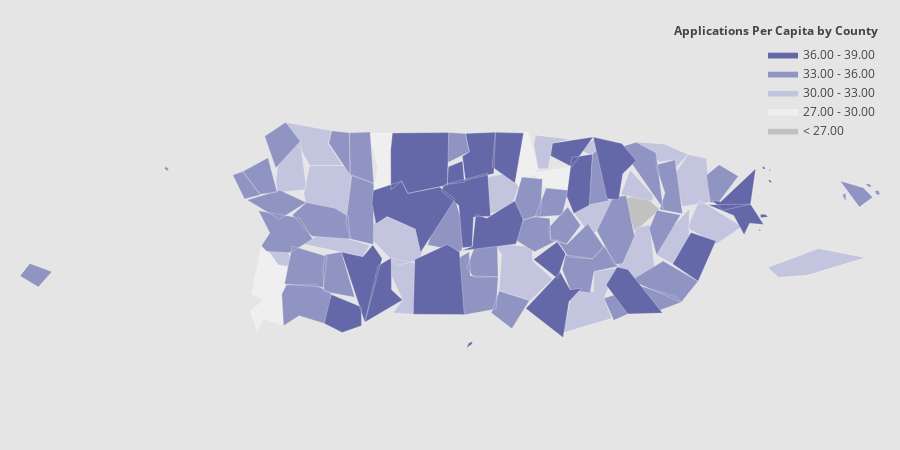

The cell this chart's notebook holds for it:
### Code cell
# Registrations Per Capita by County
values = registrationsPerCountyDf['registrationsPerCapita'].tolist()
fips = registrationsPerCountyDf['fips_code'].tolist()

endpts = list(np.mgrid[min(values):max(values):5j])
colorscale = [
    'rgb(193, 193, 193)',
    'rgb(239,239,239)',
    'rgb(195, 196, 222)',
    'rgb(144,148,194)',
    'rgb(101,104,168)',
    'rgb(65, 53, 132)'
]
registrationsPerCapitaFig = ff.create_choropleth(
    fips=fips, values=values, scope=['PR'], show_state_data=True,
    colorscale=colorscale, binning_endpoints=endpts, round_legend_values=True,
    plot_bgcolor='rgb(229,229,229)',
    paper_bgcolor='rgb(229,229,229)',
    legend_title='Applications Per Capita by County',
    county_outline={'color': 'rgb(255,255,255)', 'width': 0.25},
    exponent_format=True,
)
registrationsPerCapitaFig.layout.template = None
registrationsPerCapitaFig.show()

### Figure 1 — Plotly figure (JSON) as saved in the notebook; plotly's stock layout.template omitted (floating-point values rounded to 4 significant figures; data arrays with more than 128 entries replaced by an {"elided": "..."} marker saying what was removed)
{"data": [{"fill": "toself", "fillcolor": "rgb(193, 193, 193)", "hoverinfo": "none", "line": {"color": "rgb(255,255,255)", "width": 0.25}, "mode": "lines", "name": "< 27.00", "type": "scatter", "x": [-66.03, -65.97, -65.92, -66.0, -66.03, null], "y": [18.3, 18.31, 18.27, 18.21, 18.3, null]}, {"fill": "toself", "fillcolor": "rgb(239,239,239)", "hoverinfo": "none", "line": {"color": "rgb(255,255,255)", "width": 0.25}, "mode": "lines", "name": "27.00 - 30.00", "type": "scatter", "x": [-66.32, -66.2, -66.2, -66.28, -66.32, null, -67.22, -67.17, -67.21, -67.18, -67.1, -67.11, -67.17, -67.19, -67.22, null, -66.84, -66.76, -66.77, -66.83, -66.81, -66.84, null, -66.38, -66.35, -66.34, -66.3, -66.36, -66.38, null], "y": [18.37, 18.39, 18.32, 18.33, 18.37, null, 17.99, 18.02, 18.04, 18.17, 18.11, 17.95, 17.97, 17.93, 17.99, null, 18.48, 18.48, 18.32, 18.32, 18.39, 18.48, null, 18.35, 18.48, 18.49, 18.38, 18.33, 18.35, null]}, {"fill": "toself", "fillcolor": "rgb(195, 196, 222)", "hoverinfo": "none", "line": {"color": "rgb(255,255,255)", "width": 0.25}, "mode": "lines", "name": "30.00 - 33.00", "type": "scatter", "x": {"elided": "146 float values"}, "y": {"elided": "146 float values"}}, {"fill": "toself", "fillcolor": "rgb(144,148,194)", "hoverinfo": "none", "line": {"color": "rgb(255,255,255)", "width": 0.25}, "mode": "lines", "name": "33.00 - 36.00", "type": "scatter", "x": {"elided": "258 float values"}, "y": {"elided": "258 float values"}}, {"fill": "toself", "fillcolor": "rgb(101,104,168)", "hoverinfo": "none", "line": {"color": "rgb(255,255,255)", "width": 0.25}, "mode": "lines", "name": "36.00 - 39.00", "type": "scatter", "x": {"elided": "187 float values"}, "y": {"elided": "187 float values"}}, {"fill": "toself", "fillcolor": "rgb(65, 53, 132)", "hoverinfo": "none", "line": {"color": "rgb(255,255,255)", "width": 0.25}, "mode": "lines", "name": "> 39.00", "type": "scatter", "x": [], "y": []}, {"hoverinfo": "text", "legendgroup": "centroids", "marker": {"color": "white", "opacity": 0}, "mode": "markers", "name": "US Counties", "selected": {"marker": {"color": "white", "opacity": 1, "size": 3}}, "showlegend": false, "text": ["County: Culebra<br>State: Puerto Rico<br>FIPS: 72049<br>Value: 33.78", "County: Culebra<br>State: Puerto Rico<br>FIPS: 72049<br>Value: 33.78", "County: Culebra<br>State: Puerto Rico<br>FIPS: 72049<br>Value: 33.78", "County: Culebra<br>State: Puerto Rico<br>FIPS: 72049<br>Value: 33.78", "County: Ceiba<br>State: Puerto Rico<br>FIPS: 72037<br>Value: 37.67", "County: Ceiba<br>State: Puerto Rico<br>FIPS: 72037<br>Value: 37.67", "County: Ceiba<br>State: Puerto Rico<br>FIPS: 72037<br>Value: 37.67", "County: Fajardo<br>State: Puerto Rico<br>FIPS: 72053<br>Value: 38.59", "County: Fajardo<br>State: Puerto Rico<br>FIPS: 72053<br>Value: 38.59", "County: Fajardo<br>State: Puerto Rico<br>FIPS: 72053<br>Value: 38.59", "County: Fajardo<br>State: Puerto Rico<br>FIPS: 72053<br>Value: 38.59", "County: Mayagüez<br>State: Puerto Rico<br>FIPS: 72097<br>Value: 34.71", "County: Mayagüez<br>State: Puerto Rico<br>FIPS: 72097<br>Value: 34.71", "County: Mayagüez<br>State: Puerto Rico<br>FIPS: 72097<br>Value: 34.71", "County: Ponce<br>State: Puerto Rico<br>FIPS: 72113<br>Value: 38.03", "County: Ponce<br>State: Puerto Rico<br>FIPS: 72113<br>Value: 38.03", "County: San Juan<br>State: Puerto Rico<br>FIPS: 72127<br>Value: 38.5", "County: Bayamón<br>State: Puerto Rico<br>FIPS: 72021<br>Value: 37.56", "County: Carolina<br>State: Puerto Rico<br>FIPS: 72031<br>Value: 35.6", "County: Caguas<br>State: Puerto Rico<br>FIPS: 72025<br>Value: 34.37", "County: Arecibo<br>State: Puerto Rico<br>FIPS: 72013<br>Value: 36.66", "County: Guaynabo<br>State: Puerto Rico<br>FIPS: 72061<br>Value: 33.61", "County: Toa Baja<br>State: Puerto Rico<br>FIPS: 72137<br>Value: 37.43", "County: Toa Alta<br>State: Puerto Rico<br>FIPS: 72135<br>Value: 29.21", "County: Trujillo Alto<br>State: Puerto Rico<br>FIPS: 72139<br>Value: 32.83", "County: Humacao<br>State: Puerto Rico<br>FIPS: 72069<br>Value: 37.48", "County: Vega Baja<br>State: Puerto Rico<br>FIPS: 72145<br>Value: 37.89", "County: Aguadilla<br>State: Puerto Rico<br>FIPS: 72005<br>Value: 34.98", "County: Río Grande<br>State: Puerto Rico<br>FIPS: 72119<br>Value: 33.34", "County: Canóvanas<br>State: Puerto Rico<br>FIPS: 72029<br>Value: 35.74", "County: Juana Díaz<br>State: Puerto Rico<br>FIPS: 72075<br>Value: 35.38", "County: Cayey<br>State: Puerto Rico<br>FIPS: 72035<br>Value: 34.38", "County: Cabo Rojo<br>State: Puerto Rico<br>FIPS: 72023<br>Value: 30.21", "County: Manatí<br>State: Puerto Rico<br>FIPS: 72091<br>Value: 36.84", "County: Cidra<br>State: Puerto Rico<br>FIPS: 72041<br>Value: 35.02", "County: Yauco<br>State: Puerto Rico<br>FIPS: 72153<br>Value: 39.61", "County: Juncos<br>State: Puerto Rico<br>FIPS: 72077<br>Value: 34.6", "County: Gurabo<br>State: Puerto Rico<br>FIPS: 72063<br>Value: 27.41", "County: Guayama<br>State: Puerto Rico<br>FIPS: 72057<br>Value: 32.67", "County: Isabela<br>State: Puerto Rico<br>FIPS: 72071<br>Value: 31.47", "County: Aguada<br>State: Puerto Rico<br>FIPS: 72003<br>Value: 34.52", "County: Coamo<br>State: Puerto Rico<br>FIPS: 72043<br>Value: 32.12", "County: Las Piedras<br>State: Puerto Rico<br>FIPS: 72085<br>Value: 32.54", "County: San Lorenzo<br>State: Puerto Rico<br>FIPS: 72129<br>Value: 33.36", "County: San Sebastián<br>State: Puerto Rico<br>FIPS: 72131<br>Value: 33.2", "County: Hatillo<br>State: Puerto Rico<br>FIPS: 72065<br>Value: 28.88", "County: Corozal<br>State: Puerto Rico<br>FIPS: 72047<br>Value: 34.99", "County: Moca<br>State: Puerto Rico<br>FIPS: 72099<br>Value: 32.13", "County: Dorado<br>State: Puerto Rico<br>FIPS: 72051<br>Value: 31.0", "County: Yabucoa<br>State: Puerto Rico<br>FIPS: 72151<br>Value: 33.9", "County: Vega Alta<br>State: Puerto Rico<br>FIPS: 72143<br>Value: 30.21", "County: Camuy<br>State: Puerto Rico<br>FIPS: 72027<br>Value: 34.34", "County: San Germán<br>State: Puerto Rico<br>FIPS: 72125<br>Value: 34.12", "County: Salinas<br>State: Puerto Rico<br>FIPS: 72123<br>Value: 37.5", "County: Utuado<br>State: Puerto Rico<br>FIPS: 72141<br>Value: 37.0", "County: Barranquitas<br>State: Puerto Rico<br>FIPS: 72019<br>Value: 35.77", "County: Morovis<br>State: Puerto Rico<br>FIPS: 72101<br>Value: 32.57", "County: Naranjito<br>State: Puerto Rico<br>FIPS: 72105<br>Value: 35.6", "County: Añasco<br>State: Puerto Rico<br>FIPS: 72011<br>Value: 35.14", "County: Lares<br>State: Puerto Rico<br>FIPS: 72081<br>Value: 34.52", "County: Barceloneta<br>State: Puerto Rico<br>FIPS: 72017<br>Value: 35.27", "County: Aibonito<br>State: Puerto Rico<br>FIPS: 72009<br>Value: 37.37", "County: Naguabo<br>State: Puerto Rico<br>FIPS: 72103<br>Value: 31.83", "County: Aguas Buenas<br>State: Puerto Rico<br>FIPS: 72007<br>Value: 32.61", "County: Quebradillas<br>State: Puerto Rico<br>FIPS: 72115<br>Value: 34.6", "County: Orocovis<br>State: Puerto Rico<br>FIPS: 72107<br>Value: 38.79", "County: Villalba<br>State: Puerto Rico<br>FIPS: 72149<br>Value: 36.32", "County: Cataño<br>State: Puerto Rico<br>FIPS: 72033<br>Value: 33.51", "County: Sabana Grande<br>State: Puerto Rico<br>FIPS: 72121<br>Value: 35.54", "County: Loíza<br>State: Puerto Rico<br>FIPS: 72087<br>Value: 31.25", "County: Santa Isabel<br>State: Puerto Rico<br>FIPS: 72133<br>Value: 36.09", "County: Lajas<br>State: Puerto Rico<br>FIPS: 72079<br>Value: 34.48", "County: Comerío<br>State: Puerto Rico<br>FIPS: 72045<br>Value: 35.47", "County: Guayanilla<br>State: Puerto Rico<br>FIPS: 72059<br>Value: 36.82", "County: Peñuelas<br>State: Puerto Rico<br>FIPS: 72111<br>Value: 33.47", "County: Luquillo<br>State: Puerto Rico<br>FIPS: 72089<br>Value: 34.63", "County: Ciales<br>State: Puerto Rico<br>FIPS: 72039<br>Value: 38.56", "County: Patillas<br>State: Puerto Rico<br>FIPS: 72109<br>Value: 37.47", "County: Arroyo<br>State: Puerto Rico<br>FIPS: 72015<br>Value: 34.57", "County: Guánica<br>State: Puerto Rico<br>FIPS: 72055<br>Value: 37.79", "County: Adjuntas<br>State: Puerto Rico<br>FIPS: 72001<br>Value: 32.96", "County: Hormigueros<br>State: Puerto Rico<br>FIPS: 72067<br>Value: 33.08", "County: Jayuya<br>State: Puerto Rico<br>FIPS: 72073<br>Value: 35.83", "County: Rincón<br>State: Puerto Rico<br>FIPS: 72117<br>Value: 34.29", "County: Florida<br>State: Puerto Rico<br>FIPS: 72054<br>Value: 37.17", "County: Maunabo<br>State: Puerto Rico<br>FIPS: 72095<br>Value: 36.13", "County: Las Marías<br>State: Puerto Rico<br>FIPS: 72083<br>Value: 36.43", "County: Vieques<br>State: Puerto Rico<br>FIPS: 72147<br>Value: 32.32", "County: Maricao<br>State: Puerto Rico<br>FIPS: 72093<br>Value: 30.83"], "type": "scatter", "unselected": {"marker": {"opacity": 0}}, "x": [[-65.23], [-65.26], [-65.33], [-65.29], [-65.59], [-65.6], [-65.67], [-65.57], [-65.57], [-65.59], [-65.67], [-67.11], [-67.48], [-67.89], [-66.52], [-66.61], -66.06, -66.17, -65.96, -66.05, -66.68, -66.11, -66.21, -66.25, -66.0, -65.81, -66.4, -67.12, -65.81, -65.89, -66.5, -66.15, -67.15, -66.49, -66.16, -66.86, -65.91, -65.98, -66.14, -67.01, -67.18, -66.36, -65.87, -65.98, -66.97, -66.8, -66.33, -67.08, -66.28, -65.9, -66.34, -66.86, -67.04, -66.26, -66.7, -66.31, -66.42, -66.25, -67.12, -66.87, -66.56, -66.26, -65.75, -66.13, -66.93, -66.43, -66.47, -66.14, -66.94, -65.9, -66.39, -67.04, -66.22, -66.79, -66.72, -65.72, -66.52, -66.01, -66.06, -66.92, -66.75, -67.11, -66.59, -67.23, -66.56, -65.92, -66.98, -65.44, -66.94], "y": [[18.32], [18.34], [18.31], [18.31], [18.25], [18.21], [18.25], [18.38], [18.35], [18.39], [18.32], [18.21], [18.38], [18.09], [17.89], [18.06], 18.39, 18.35, 18.38, 18.21, 18.41, 18.34, 18.43, 18.36, 18.34, 18.15, 18.43, 18.46, 18.35, 18.33, 18.05, 18.1, 18.04, 18.42, 18.17, 18.08, 18.22, 18.27, 18.0, 18.45, 18.36, 18.1, 18.19, 18.15, 18.33, 18.41, 18.3, 18.38, 18.44, 18.07, 18.41, 18.42, 18.11, 18.01, 18.27, 18.2, 18.32, 18.29, 18.29, 18.27, 18.45, 18.13, 18.23, 18.25, 18.44, 18.21, 18.13, 18.44, 18.08, 18.43, 17.99, 18.01, 18.22, 18.04, 18.06, 18.34, 18.29, 18.03, 18.0, 17.98, 18.18, 18.13, 18.21, 18.34, 18.37, 18.02, 18.24, 18.12, 18.17]}, {"hoverinfo": "text", "legendgroup": "States", "line": {"color": "rgb(240, 240, 240)", "width": 1}, "mode": "lines", "showlegend": false, "type": "scatter", "x": [], "y": []}], "layout": {"annotations": [{"showarrow": false, "text": "<b>Applications Per Capita by County</b>", "x": 1, "xanchor": "right", "xref": "paper", "y": 1.05, "yref": "paper"}], "dragmode": "select", "height": 450, "hovermode": "closest", "legend": {"traceorder": "reversed", "x": 1, "xanchor": "right", "y": 1, "yanchor": "top"}, "margin": {"b": 20, "l": 20, "r": 20, "t": 40}, "paper_bgcolor": "rgb(229,229,229)", "plot_bgcolor": "rgb(229,229,229)", "width": 900, "xaxis": {"autorange": false, "fixedrange": true, "range": [-67.94, -65.22], "showgrid": false, "showticklabels": false, "zeroline": false}, "yaxis": {"autorange": false, "fixedrange": true, "range": [17.65, 18.74], "showgrid": false, "showticklabels": false, "zeroline": false}}}
